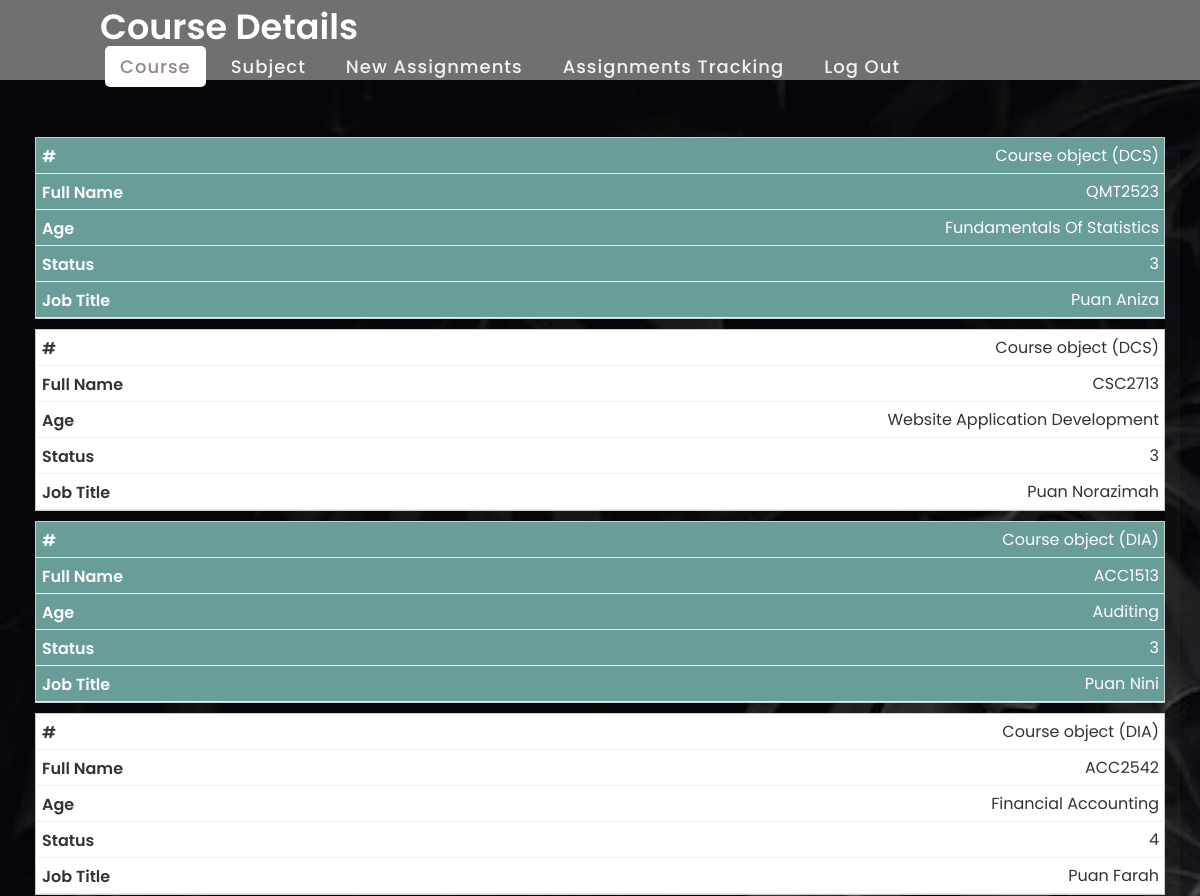
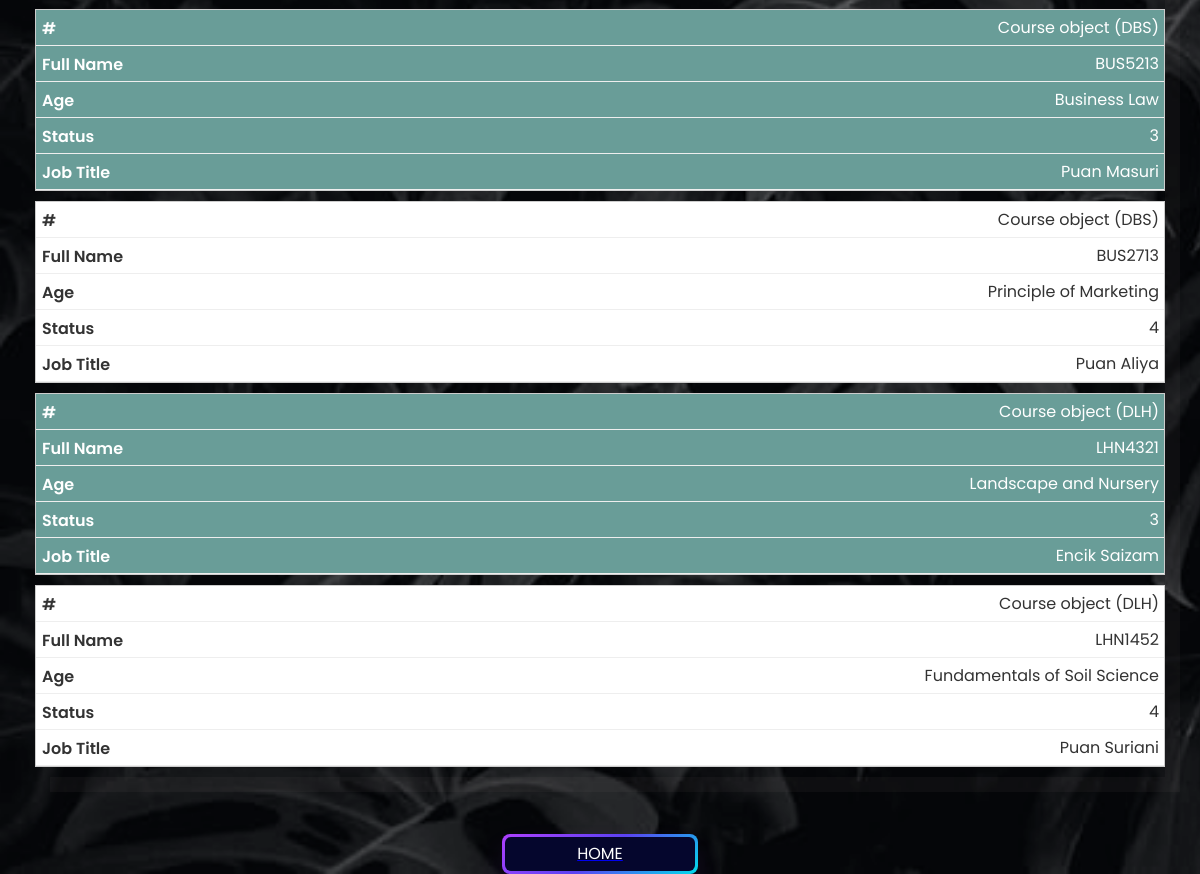
/final_project/searchSubject, run on the app's committed database (2 pictures, top to bottom).
### Timetable/models.py (models this page shows)
class Subject(models.Model):
    courseCode = models.ForeignKey(Course,on_delete=models.CASCADE)
    subjectCode = models.CharField(max_length=7, primary_key=True)
    subjectName = models.TextField()
    credithours = models.IntegerField()
    lecturerName = models.TextField()

class Course(models.Model):
    courseCode = models.CharField(max_length=3, primary_key=True)
    courseName = models.TextField()

### Timetable/views.py (the view)
# urls.py: path('searchSubject', views.searchSubject , name = "searchSubject"),
def searchSubject(request):
    subjects = Subject.objects.all()
    context = {'subjects': subjects}
    return render(request, 'searchSubject.html', context)

### Timetable/templates/searchSubject.html (shortened to what this page needs)
<!DOCTYPE html>
<html lang="en">
<head>
    {% load static %}
    <link rel="stylesheet" href="{% static 'table.css' %}">
    <link rel="stylesheet" href="{% static 'button.css' %}">
    <link rel="stylesheet" href="{% static 'nav.css' %}">
</head>
<body>
    <nav>
        <div class="logo">
          Course Details
        </div>
        <ul>
          <li><a  class="active" href="{% url 'searchSubject' %}">Course</a></li>
         <li><a  href="{% url 'list_subject' %}">Subject</a></li>
          <li><a href="{% url 'assignment' %}">New Assignments</a></li>
          <li><a href="{% url 'list_assignment' %}">Assignments Tracking</a></li>
          <li><a href="{% url 'index' %}">Log Out</a></li>
       </ul>
     </nav>
 <br><br>
    <div class="table-container">
    <table>
    <tbody>
      {% for subject in subjects %}
        <tr>
          <td>{{ subject.courseCode }}</td>
          <td>{{ subject.subjectCode }}</td>
          <td>{{ subject.subjectName }}</td>
          <td>{{ subject.credithours }}</td>
          <td>{{ subject.lecturerName }}</td>
        </tr>
      {% endfor %}
    </tbody>
  </table>
</div>
    <br><br>
    <center><a href="{% url 'homepage' %}"> <button class="button-64" role="button"><span class="text">HOME</button></a></center>
</body>
</html>

### Timetable/static/table.css (style rules this page uses)
* { margin: 0; padding: 0; box-sizing: border-box; }
body { font-family: sans-serif; background: linear-gradient(104deg, #204B66, #00324a); background-size: cover; }
.table-container { display: flex; justify-content: center; margin: 2vh auto; width: 80%; background-color: #f9f5f5; border-radius: 10px; padding: 5px; }
table { width: 100%; box-shadow: 15px 15px #a59b9b0d; border-collapse: collapse; }
tr:nth-of-type(odd) { background-color: #699d98; color: #fff; }
tr:nth-of-type(even) { background-color: #fff; color: #333; }
td,th { padding: 5px; border: 1px solid #ccc; text-align: center; }
@media only screen and (max-width:768px),
  (min-device-width:768px) and (max-device-width:992px) { .table-container { width:95%; background: transparent; } }
@media only screen and (max-width:768px),
  (min-device-width:768px) and (max-device-width:992px) { table, thead, tbody, th, td, tr { display: block; } }
@media only screen and (max-width:768px),
  (min-device-width:768px) and (max-device-width:992px) { tr { border: 1px solid #ccc; margin-bottom: 10px; } }
@media only screen and (max-width:768px),
  (min-device-width:768px) and (max-device-width:992px) { td { border: none; border-bottom: 1px solid #eee; position: relative; padding-left: 50%; text-align: right; } }
@media only screen and (max-width:768px),
  (min-device-width:768px) and (max-device-width:992px) { td::before { position: absolute; top: 6px; left: 6px; width: 45%; padding-right: 10px; white-space: nowrap; font-size: 16px; font-weight: 600; text-align: left; } }
@media only screen and (max-width:768px),
  (min-device-width:768px) and (max-device-width:992px) { td:nth-of-type(1)::before { content: "#"; } }
@media only screen and (max-width:768px),
  (min-device-width:768px) and (max-device-width:992px) { td:nth-of-type(2)::before { content: "Full Name"; } }
@media only screen and (max-width:768px),
  (min-device-width:768px) and (max-device-width:992px) { td:nth-of-type(3)::before { content: "Age"; } }
@media only screen and (max-width:768px),
  (min-device-width:768px) and (max-device-width:992px) { td:nth-of-type(4)::before { content: "Status"; } }
@media only screen and (max-width:768px),
  (min-device-width:768px) and (max-device-width:992px) { td:nth-of-type(5)::before { content: "Job Title"; } }

### Timetable/static/button.css (style rules this page uses)
.button-64 { align-items: center; background-image: linear-gradient(144deg,#AF40FF, #5B42F3 50%,#00DDEB); border: 0; border-radius: 8px; box-shadow: rgba(151, 65, 252, 0.2) 0 15px 30px -5px; box-sizing: border-box; color: #FFFFFF; display: flex; font-family: Phantomsans, sans-serif; font-size: 15px; justify-content: center; line-height: 2px; max-width: 100%; min-width: 140px; padding: 3px; text-decoration: none; user-select: none; -webkit-user-select: none; touch-action: manipulation; white-space: nowrap; cursor: pointer; }
.button-64 span { background-color: rgb(5, 6, 45); padding: 16px 20px; border-radius: 6px; width: 100%; height: 100%; transition: 300ms; }
@media (min-width: 768px) { .button-64 { font-size: 16px; min-width: 196px; } }

### Timetable/static/nav.css (style rules this page uses)
* { margin: 0; padding: 0; box-sizing: border-box; font-family: 'Poppins', sans-serif; }
nav { display: flex; height: 80px; width: 100%; background: #726f6f; align-items: center; justify-content: space-between; padding: 0 50px 0 100px; flex-wrap: wrap; }
nav .logo { color: #fff; font-size: 35px; font-weight: 600; }
nav ul { display: flex; flex-wrap: wrap; list-style: none; }
nav ul li { margin: 0 5px; }
nav ul li a { color: #f2f2f2; text-decoration: none; font-size: 18px; font-weight: 500; padding: 8px 15px; border-radius: 5px; letter-spacing: 1px; transition: all 0.3s ease; }
nav ul li a.active, nav ul li a:hover { color: #938787; background: #fff; }

### data on the page
Subject: courseCode "Course object (DCS)", subjectCode "QMT2523", subjectName "Fundamentals Of Statistics", credithours "3", lecturerName "Puan Aniza"
Subject: courseCode "Course object (DCS)", subjectCode "CSC2713", subjectName "Website Application Development", credithours "3", lecturerName "Puan Norazimah"
Subject: courseCode "Course object (DIA)", subjectCode "ACC1513", subjectName "Auditing", credithours "3", lecturerName "Puan Nini"
Subject: courseCode "Course object (DIA)", subjectCode "ACC2542", subjectName "Financial Accounting", credithours "4", lecturerName "Puan Farah"
Subject: courseCode "Course object (DBS)", subjectCode "BUS5213", subjectName "Business Law", credithours "3", lecturerName "Puan Masuri"
Subject: courseCode "Course object (DBS)", subjectCode "BUS2713", subjectName "Principle of Marketing", credithours "4", lecturerName "Puan Aliya"
Subject: courseCode "Course object (DLH)", subjectCode "LHN4321", subjectName "Landscape and Nursery", credithours "3", lecturerName "Encik Saizam"
Subject: courseCode "Course object (DLH)", subjectCode "LHN1452", subjectName "Fundamentals of Soil Science", credithours "4", lecturerName "Puan Suriani"
